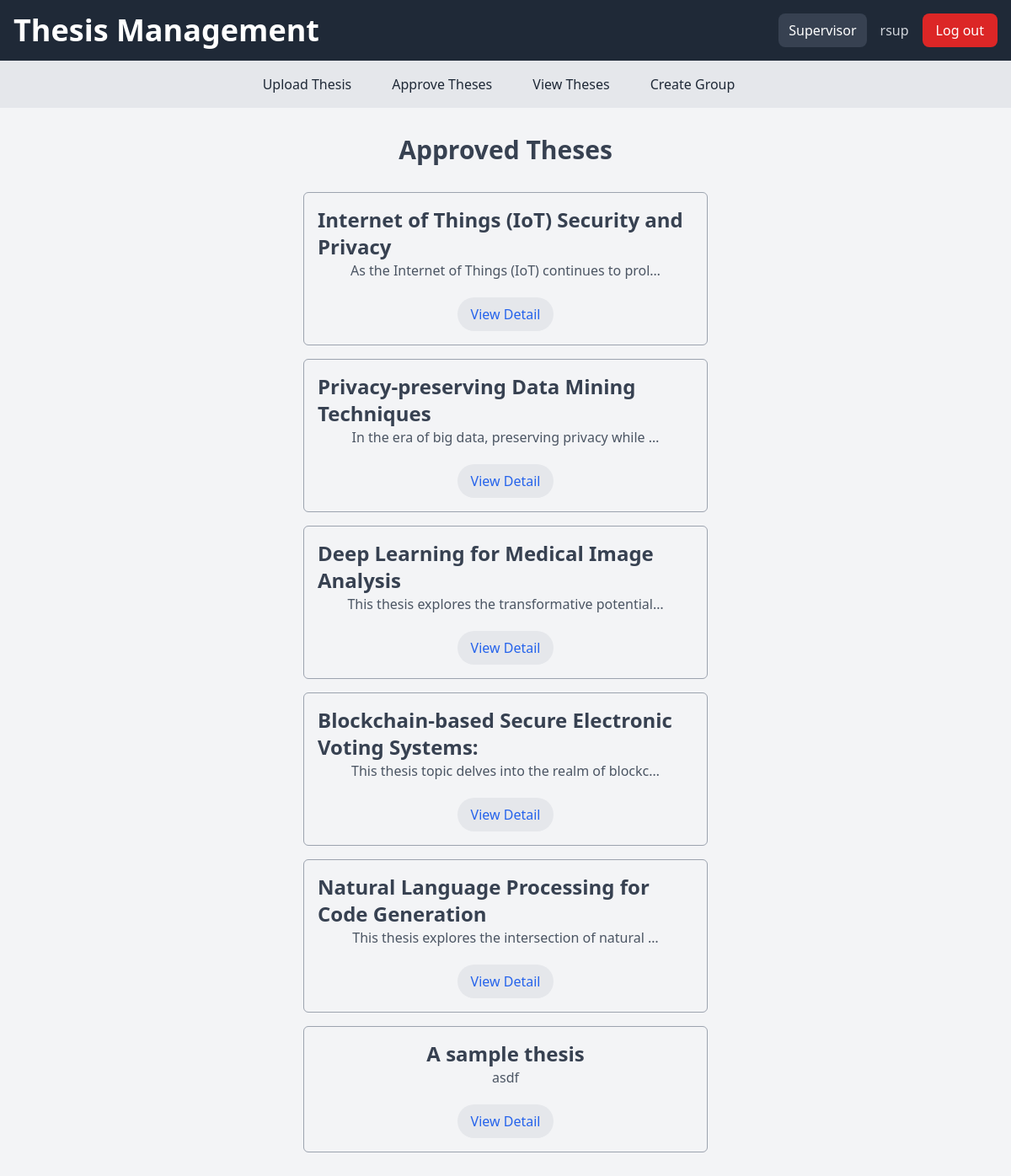
Screenshot of /view_theses/ (signed in) with the database file from the repository.
### app_week6/models.py (models this page shows, shortened)
class User(AbstractUser):
    USER_TYPE_CHOICES = (
        (1, 'Admin'),
        (2, 'Supervisor'),
        (3, 'Project Coordinator'),
        (4, 'Student'),
    )
    user_type = models.PositiveSmallIntegerField(choices=USER_TYPE_CHOICES, default=4)

class Thesis(models.Model):
    title = models.CharField(max_length=255)
    description = models.TextField()
    supervisor = models.ForeignKey(User, limit_choices_to={'user_type': 2}, on_delete=models.CASCADE)
    is_approved = models.BooleanField(default=False)
    students = models.ManyToManyField(User, related_name='theses', limit_choices_to={'user_type': 4}, blank=True, null=True)
    interested = models.ManyToManyField(User, related_name='interested_theses', limit_choices_to={'user_type': 4},blank=True, null=True)
    category = models.ManyToManyField(category, blank=True, null=True)
    software_engineering = models.BooleanField(null=True, blank=True, default=False)
    Information_Systems_and_Data_Science = models.BooleanField(null=True, blank=True, default=False) # Information Systems and Data Science
    Mechanical_Engineering = models.BooleanField(null=True, blank=True, default=False)
    Civil_and_Structural_Engineering = models.BooleanField(null=True, blank=True, default=False)
    Chemical_Engineering = models.BooleanField(null=True, blank=True, default=False)
    External = models.BooleanField(null=True, blank=True, default=False)
    Internal_Sydney = models.BooleanField(null=True, blank=True, default=False)
    Internal_Casuarina = models.BooleanField(null=True, blank=True, default=False) # Internal - Casuarina

### app_week6/views.py (the view)
# urls.py: path('view_theses/', views.view_theses, name='view_theses'),
@login_required
def view_theses(request):
    theses = Thesis.objects.filter(is_approved=True)
    return render(request, 'app_week6/view_theses.html', {'theses': theses})
    return redirect('home')

### app_week6/templates/app_week6/view_theses.html (shortened to what this page needs)
{% extends 'app_week6/base.html' %}
{% block content %}
<div class="container mx-auto p-4 flex flex-col items-center justify-center">
    <h2 class="text-3xl font-bold text-gray-700 mb-6">Approved Theses</h2>
    <ul class="flex flex-col items-center justify-center w-1/2 mb-6">
        {% for thesis in theses %}
        <li  class="flex flex-col items-center justify-center w-full p-4 my-2 border border-gray-400 rounded-md" >
            <h3 class="text-2xl {% if user in thesis.students.all %}text-green-600{% else %}text-gray-700{% endif %} font-bold">{{ thesis.title }}</h3>
            <p class="text-gray-600">{{ thesis.description|truncatechars:50 }}</p>
            <div style="margin-top: 20px" class="flex flex-wrap items-center justify-center gap-x-10 gap-y-5 ">
            <a  href="{% url 'view_theses' thesis.id %}" class="text-blue-600 hover:text-blue-800  px-4 py-2 rounded-full bg-gray-200 w-max cursor-pointer">View Detail</a>
            </div>
        </li>
        {% endfor %}
    </ul>
</div>
{% endblock content %}

### app_week6/templates/app_week6/base.html (shortened to what this page needs)
<!DOCTYPE html>
<html>
<head>
    <link rel="stylesheet" href="https://unpkg.com/tailwindcss@^2/dist/tailwind.min.css">
</head>
<body class="h-screen bg-gray-100">
    <header class="bg-gray-800 text-white p-4 flex justify-between items-center">
        <h1 class="text-4xl font-bold">Thesis Management</h1>
        <div class="flex items-center space-x-4">
            {% if user.user_type == 1 %}
            <p class="bg-gray-700 py-2 px-3 rounded-lg">Admin</p>
            {% elif user.user_type == 2 %}
            <p class="bg-gray-700 py-2 px-3 rounded-lg">Supervisor</p>
            {% elif user.user_type == 3 %}
            <p class="bg-gray-700 py-2 px-3 rounded-lg">Project Coordinator</p>
            {% elif user.user_type == 4 %}
            <p class="bg-gray-700 py-2 px-3 rounded-lg">Student</p>
            {% endif %}
            {% if user.is_authenticated %}
            <div class="flex items-center space-x-4">
                <p class="text-gray-300">{{ user.username }}</p>
                <a href="{% url 'logout' %}" class="bg-red-600 text-white px-4 py-2 rounded-lg hover:bg-red-700 transition duration-300">
                    Log out
                </a>
            </div>
            {% else %}
            <a href="{% url 'login' %}" class="bg-blue-600 text-white px-4 py-2 rounded-lg hover:bg-blue-700 transition duration-300">
                Log In
            </a>
            {% endif %}
        </div>
    </header>
    <nav class="bg-gray-200 p-4">
        <ul class="flex flex-wrap justify-center">
            {% if not user.user_type == 4%}
            {% if user.is_authenticated %}
            <li class="mr-4"><a href="{% url 'upload_thesis' %}" class="text-gray-800 px-4 py-2 rounded">Upload Thesis</a></li>
            <li class="mr-4"><a href="{% url 'approve_thesis' %}" class="text-gray-800 px-4 py-2 rounded">Approve Theses</a></li>
            {% endif %}
            {% endif %}
            {% if user.is_authenticated %}
            <li class="mr-4"><a href="{% url 'view_theses' %}" class="text-gray-800 px-4 py-2 rounded">View Theses</a></li>
            <li class="mr-4"><a href="{% url 'create_group' %}" class="text-gray-800 px-4 py-2 rounded">Create Group</a></li>
            {% endif %}
        </ul>
    </nav>
    <div class="container mx-auto p-4">
        {% block content %}
        {% endblock %}
    </div>
</body>
</html>

### rows the page displays
User: username "rsup"
Thesis: title "Internet of Things (IoT) Security and Privacy", description "As the Internet of Things (IoT) continues to prol…"
Thesis: title "Privacy-preserving Data Mining Techniques", description "In the era of big data, preserving privacy while …"
Thesis: title "Deep Learning for Medical Image Analysis", description "This thesis explores the transformative potential…"
Thesis: title "Blockchain-based Secure Electronic Voting Systems:", description "This thesis topic delves into the realm of blockc…"
Thesis: title "Natural Language Processing for Code Generation", description "This thesis explores the intersection of natural …"
Thesis: title "A sample thesis", description "asdf"
